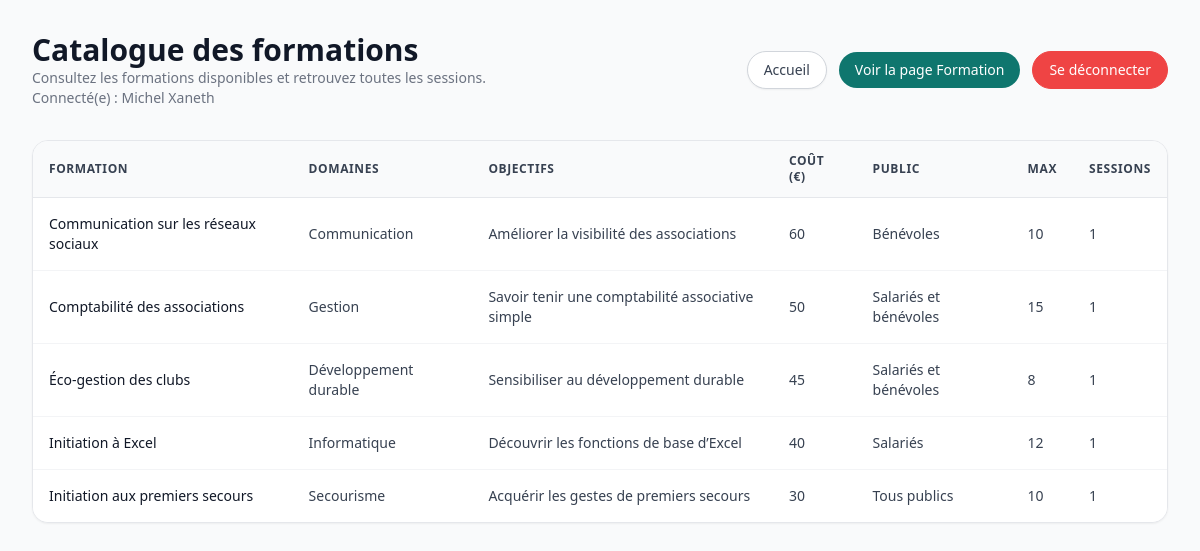
Page /catalogue/ (signed in) on the committed database.
### tables this page shows
CREATE TABLE formation(
   id INT,
   labell VARCHAR(50) NOT NULL,
   max_participant INT NOT NULL,
   objectifs VARCHAR(300),
   cout INT NOT NULL,
   public VARCHAR(50),
   PRIMARY KEY(id)
);

### include/protection.php (called while the page is built, shortened)
<?php
function current_user(): array
{
    return $_SESSION ?? [];
}
?>

### catalogue/index.php (the view, shortened to what this page needs)
<?php
require_once __DIR__ . '/../include/protection.php';
require_once __DIR__ . '/../include/bd.php';
$sql = "SELECT f.id, f.labell, f.objectifs, f.cout, f.`public`, f.max_participant, GROUP_CONCAT(d.labell SEPARATOR ', ') AS domaines,
    COUNT(s.id) AS sessions_count
FROM formation f
LEFT JOIN dom_forma df ON f.id = df.id
LEFT JOIN domaine d ON df.id_domaine = d.id_domaine
LEFT JOIN session s ON f.id = s.id_formation
GROUP BY f.id, f.labell, f.objectifs, f.cout, f.`public`, f.max_participant
ORDER BY f.labell ASC";
$result = $pdo->query($sql)->fetchAll();
function h($s) { return htmlspecialchars($s ?? '', ENT_QUOTES, 'UTF-8'); }
$current = current_user();
?>
<!DOCTYPE html>
<html lang="fr">
<?php require_once __DIR__ . '/../include/header.php' ?>
<body class="min-h-screen bg-gray-50 text-gray-900">
    <main class="max-w-7xl mx-auto px-4 sm:px-6 lg:px-8 py-8">
        <header class="flex flex-col sm:flex-row sm:items-center sm:justify-between gap-4 mb-8">
            <div>
                <h1 class="text-3xl font-bold text-gray-900">Catalogue des formations</h1>
                <p class="text-sm text-gray-500">Consultez les formations disponibles et retrouvez toutes les sessions.</p>
                <?php if (!empty($current['prenom']) || !empty($current['nom'])): ?>
                    <p class="text-sm text-gray-500">Connecté(e) : <?= h(trim(($current['prenom'] ?? '') . ' ' . ($current['nom'] ?? ''))) ?></p>
                <?php endif; ?>
            </div>
            <div class="flex flex-wrap items-center gap-3">
                <a href="../" class="inline-flex items-center rounded-full border border-gray-300 bg-white px-4 py-2 text-sm font-medium text-gray-700 shadow-sm hover:bg-gray-50">Accueil</a>
                <a href="../formation/" class="inline-flex items-center rounded-full bg-m2l-primary px-4 py-2 text-sm font-medium text-white hover:bg-emerald-600">Voir la page Formation</a>
                <a href="../deconnexion.php" class="inline-flex items-center rounded-full border border-red-500 bg-red-500 px-4 py-2 text-sm font-medium text-white hover:bg-red-600">Se déconnecter</a>
            </div>
        </header>
        <div class="overflow-x-auto bg-white border border-gray-200 rounded-2xl shadow-sm">
            <table class="min-w-full divide-y divide-gray-200">
                <thead class="bg-gray-50">
                    <tr>
                        <th class="px-4 py-3 text-left text-xs font-semibold text-gray-700 uppercase tracking-wider">Formation</th>
                        <th class="px-4 py-3 text-left text-xs font-semibold text-gray-700 uppercase tracking-wider">Domaines</th>
                        <th class="px-4 py-3 text-left text-xs font-semibold text-gray-700 uppercase tracking-wider">Objectifs</th>
                        <th class="px-4 py-3 text-left text-xs font-semibold text-gray-700 uppercase tracking-wider">Coût (€)</th>
                        <th class="px-4 py-3 text-left text-xs font-semibold text-gray-700 uppercase tracking-wider">Public</th>
                        <th class="px-4 py-3 text-left text-xs font-semibold text-gray-700 uppercase tracking-wider">Max</th>
                        <th class="px-4 py-3 text-left text-xs font-semibold text-gray-700 uppercase tracking-wider">Sessions</th>
                    </tr>
                </thead>
                <tbody class="divide-y divide-gray-100 bg-white">
                    <?php if (empty($result)): ?>
                        <tr>
                            <td colspan="7" class="px-4 py-6 text-center text-gray-500">Aucune formation disponible.</td>
                        </tr>
                    <?php else: ?>
                        <?php foreach ($result as $row): ?>
                            <tr class="hover:bg-gray-50">
                                <td class="px-4 py-4 text-sm font-medium text-gray-900"><?= h($row['labell']) ?></td>
                                <td class="px-4 py-4 text-sm text-gray-700"><?= h($row['domaines']) ?></td>
                                <td class="px-4 py-4 text-sm text-gray-700"><?= h($row['objectifs']) ?></td>
                                <td class="px-4 py-4 text-sm text-gray-700"><?= h($row['cout']) ?></td>
                                <td class="px-4 py-4 text-sm text-gray-700"><?= h($row['public']) ?></td>
                                <td class="px-4 py-4 text-sm text-gray-700"><?= h($row['max_participant']) ?></td>
                                <td class="px-4 py-4 text-sm text-gray-700"><?= h($row['sessions_count']) ?></td>
                            </tr>
                        <?php endforeach; ?>
                    <?php endif; ?>
                </tbody>
            </table>
        </div>
    </main>
</body>
</html>

### include/header.php (shortened to what this page needs)
<head>
    <script src="https://cdn.tailwindcss.com"></script>
    <link rel="stylesheet" href="/style.css">
</head>

### style.css (style rules this page uses)
.bg-m2l-primary { background-color: #0f766e !important; }
.text-white { color: #fff !important; }

### rows in the picture
formation: labell "Communication sur les réseaux sociaux", domaines "Communication", objectifs "Améliorer la visibilité des associations", cout "60", public "Bénévoles", max_participant "10", sessions_count "1"
formation: labell "Comptabilité des associations", domaines "Gestion", objectifs "Savoir tenir une comptabilité associative simple", cout "50", public "Salariés et bénévoles", max_participant "15", sessions_count "1"
formation: labell "Éco-gestion des clubs", domaines "Développement durable", objectifs "Sensibiliser au développement durable", cout "45", public "Salariés et bénévoles", max_participant "8", sessions_count "1"
formation: labell "Initiation à Excel", domaines "Informatique", objectifs "Découvrir les fonctions de base d’Excel", cout "40", public "Salariés", max_participant "12", sessions_count "1"
formation: labell "Initiation aux premiers secours", domaines "Secourisme", objectifs "Acquérir les gestes de premiers secours", cout "30", public "Tous publics", max_participant "10", sessions_count "1"
